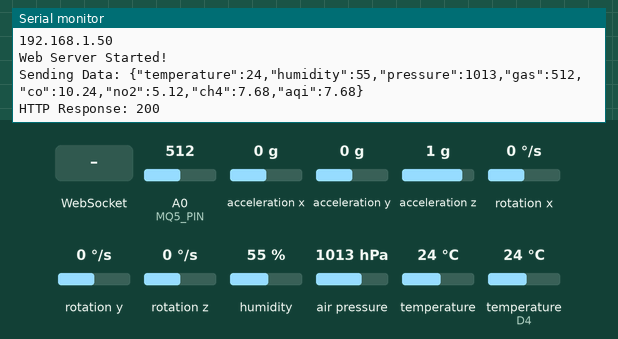
The sketch below on a simulated ESP8266 (NodeMCU). On the bench: the last lines printed to the serial monitor. Inputs (shaded band) come from the test bench; at power-on: humidity 55 %, air pressure 1013 hPa, A0 (MQ5_PIN) = 512, temperature (sensor on D4) 24 °C, acceleration x 0 g, acceleration y 0 g, acceleration z 1 g, rotation x 0 °/s, rotation y 0 °/s, rotation z 0 °/s, temperature 24 °C. WiFi joins after 1.5 s; servers stay silent unless stated; uploads are accepted with an empty reply; storage starts empty.

Above: at 2.7 s.
2.8 s: WebSocket text "1" received
5.2 s: humidity set to 22 %
At 6.17 s:
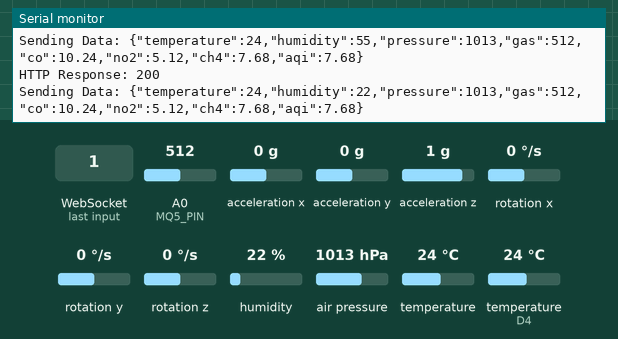
6.7 s: air pressure set to 952 hPa
At 7.8 s:
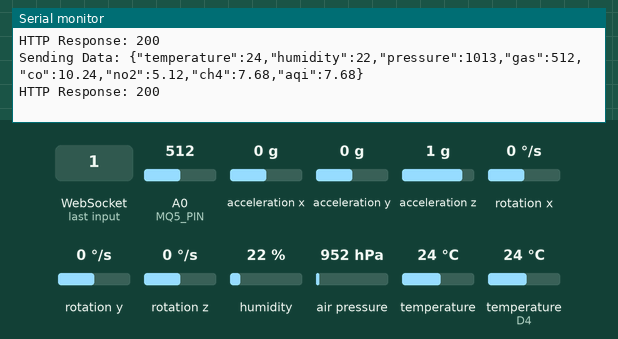
8.2 s: A0 (MQ5_PIN) set to 716
At 9.0 s:
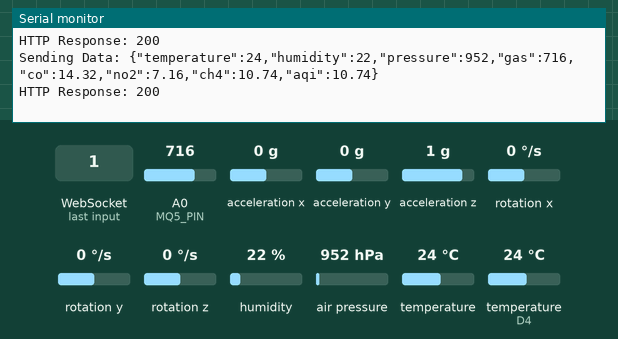
9.7 s: temperature (sensor on D4) set to 12 °C
At 11.1 s:
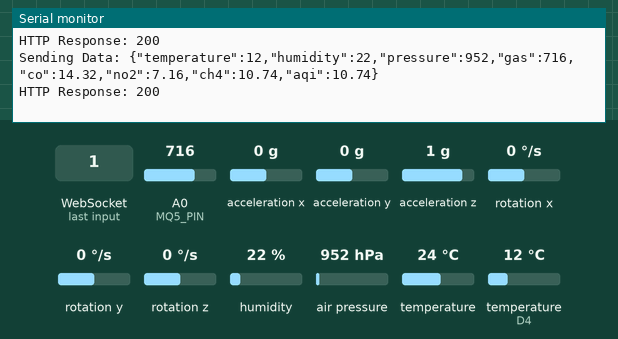
11.2 s: air pressure set to 975 hPa
At 13.5 s:
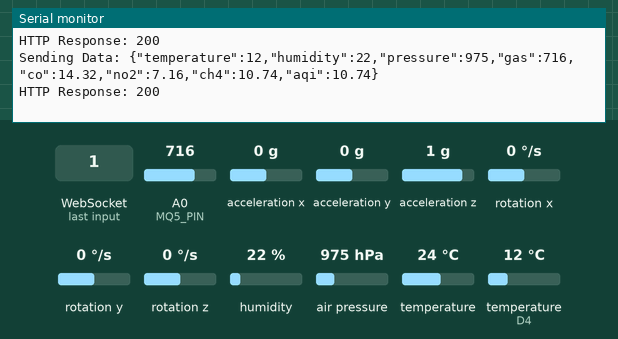
Timing chart, 0 to 13.7 s (numbered marks = the images above; inputs shaded):
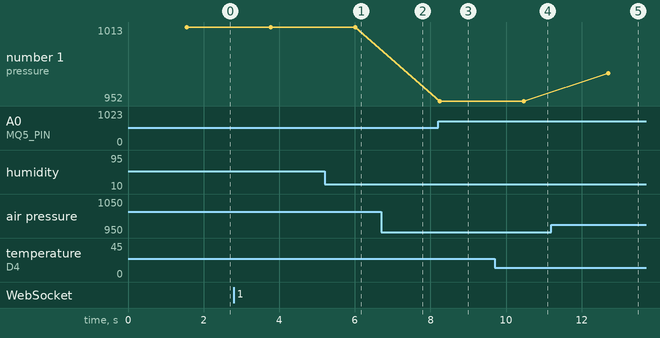

The sketch:

webserver.ino
```cpp
#include <ESP8266WiFi.h>
#include <ESP8266HTTPClient.h>
#include <ESPAsyncWebServer.h>
#include <WebSocketsServer.h>
#include <Wire.h>
#include <Adafruit_MPU6050.h>
#include <Adafruit_Sensor.h>
#include <Adafruit_BMP085.h>
#include <DHT.h>
#include <Arduino_JSON.h>
#include "LittleFS.h"
// WiFi Credentials
const char* ssid = "OnePlus Nord CE3 5G";
const char* password = "ajay3690";
const char* server = "http://eu.thingsboard.cloud/api/v1/hn7ht392ipiraefyadbc/telemetry";

// Sensor Definitions
#define DHTPIN D4
#define DHTTYPE DHT11
#define MQ5_PIN A0
DHT dht(DHTPIN, DHTTYPE);
Adafruit_BMP085 bmp;
Adafruit_MPU6050 mpu;

// Web Server & WebSockets
AsyncWebServer serverWeb(80);
WebSocketsServer webSocket(81);
AsyncEventSource events("/events");

// JSON Object for WebSocket
JSONVar readings;

void setup() {
    Serial.begin(115200);
    WiFi.begin(ssid, password);

    Serial.print("Connecting to WiFi...");
    while (WiFi.status() != WL_CONNECTED) {
        delay(500);
        Serial.print(".");
    }
    Serial.println("\nWiFi Connected!");
    Serial.println(WiFi.localIP());

    // Initialize Sensors
    if (!bmp.begin()) {
        Serial.println("Could not find BMP180 sensor!");
        while (1);
    }
    dht.begin();
    if (!mpu.begin()) {
        Serial.println("MPU6050 not found!");
        while (1);
    }

    // Initialize LittleFS for Web Server
    if (!LittleFS.begin()) {
        Serial.println("LittleFS Mount Failed");
        return;
    }

    serverWeb.on("/", HTTP_GET, [](AsyncWebServerRequest *request){
        request->send(LittleFS, "/index.html", "text/html");
    });
    serverWeb.serveStatic("/", LittleFS, "/");
    serverWeb.addHandler(&events);
    serverWeb.begin();
    webSocket.begin();
    webSocket.onEvent(webSocketEvent);
    serverWeb.begin();
    Serial.println("Web Server Started!");
}

void loop() {
    webSocket.loop();
    if (WiFi.status() == WL_CONNECTED) {
        WiFiClient client;
        HTTPClient http;

        // Read Sensors
        float temperature = dht.readTemperature();
        float humidity = dht.readHumidity();
        float pressure = bmp.readPressure() / 100.0;
        int gasLevel = analogRead(MQ5_PIN);
        float co = gasLevel * 0.02;
        float no2 = gasLevel * 0.01;
        float ch4 = gasLevel * 0.015;
        float aqi = (co + no2 + ch4) / 3.0;

        // Read MPU6050 data
        sensors_event_t a, g, temp;
        mpu.getEvent(&a, &g, &temp);

        // Send MPU6050 data over WebSockets
        String json = "{";
        json += "\"accX\":" + String(a.acceleration.x) + ",";
        json += "\"accY\":" + String(a.acceleration.y) + ",";
        json += "\"accZ\":" + String(a.acceleration.z) + ",";
        json += "\"gyroX\":" + String(g.gyro.x) + ",";
        json += "\"gyroY\":" + String(g.gyro.y) + ",";
        json += "\"gyroZ\":" + String(g.gyro.z) + ",";
        json += "\"temp\":" + String(temp.temperature);
        json += "}";
        webSocket.broadcastTXT(json);

        // Prepare JSON Payload for ThingsBoard
        JSONVar payload;
        payload["temperature"] = temperature;
        payload["humidity"] = humidity;
        payload["pressure"] = pressure;
        payload["gas"] = gasLevel;
        payload["co"] = co;
        payload["no2"] = no2;
        payload["ch4"] = ch4;
        payload["aqi"] = aqi;

        String jsonString = JSON.stringify(payload);
        char jsonPayload[256];
        jsonString.toCharArray(jsonPayload, 256);

        Serial.println("Sending Data: " + jsonString);

        http.begin(client, server);
        http.addHeader("Content-Type", "application/json");
        int httpResponseCode = http.POST(jsonPayload);

        Serial.print("HTTP Response: ");
        Serial.println(httpResponseCode);

        http.end();
    } else {
        Serial.println("WiFi Disconnected!");
    }

    delay(2000);
}

// WebSocket Event Handler
void webSocketEvent(uint8_t num, WStype_t type, uint8_t *payload, size_t length) {
    if (type == WStype_CONNECTED) {
        Serial.println("WebSocket Client Connected");
    }
}
```

Measured:
- after the input at 5.2 s, the serial monitor: prints a new line after 0.81 s (image 1)
- after the input at 8.2 s, the serial monitor: prints a new line at once (image 3)
- after the input at 9.7 s, the serial monitor: prints a new line after 0.77 s (image 4)
- after the input at 11.2 s, the serial monitor: prints a new line after 1.5 s (image 5)
- plotted number 1: 952 → 975 after the input at 11.2 s
